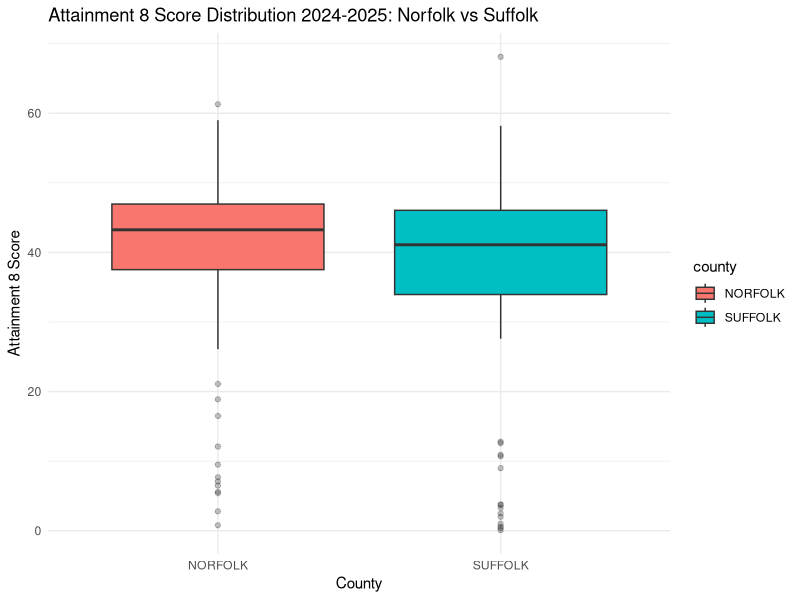
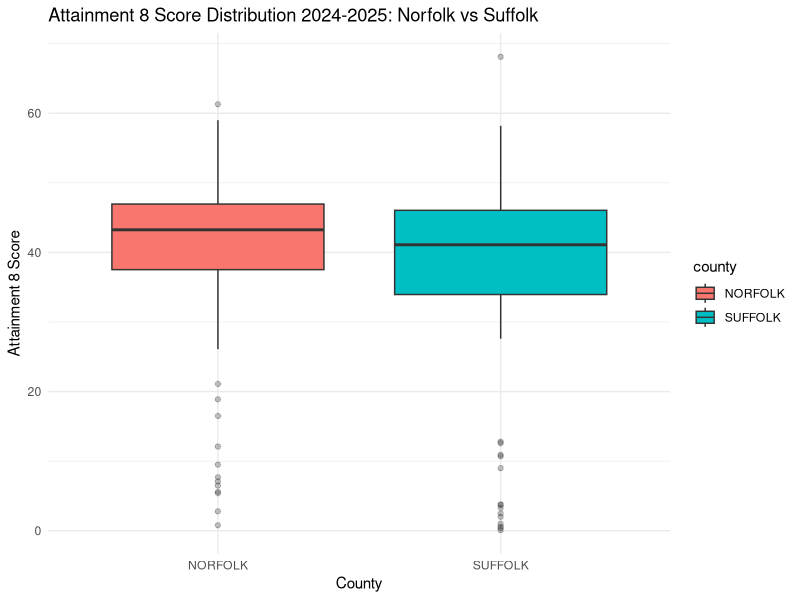

Write R code to recreate these figures, in order.
# Load libraries
library(readr)
library(dplyr)
library(ggplot2)

# Load the cleaned education data
education <- read_csv("Clean Data/education_clean.csv")

head(education)

# Check what years are available
unique(education$year)

# Filter to one chosen year (let's use 2024-2025)
education_filtered <- education %>%
  filter(year == "2024-2025")

nrow(education_filtered)

# Calculate distribution stats (useful for your report)
distribution_stats <- education_filtered %>%
  group_by(county) %>%
  summarise(
    mean_att8 = mean(att8_score, na.rm = TRUE),
    median_att8 = median(att8_score, na.rm = TRUE),
    sd_att8 = sd(att8_score, na.rm = TRUE)
  )

print(distribution_stats)

# Create the box plot
box_plot <- ggplot(education_filtered, aes(x = county, y = att8_score, fill = county)) +
  geom_boxplot(outlier.alpha = 0.3) +
  labs(
    title = "Attainment 8 Score Distribution 2024-2025: Norfolk vs Suffolk",
    x = "County",
    y = "Attainment 8 Score"
  ) +
  theme_minimal()

print(box_plot)

# Save the chart
ggsave("Charts (Visualizations)/education_boxplot_2024_2025.png", box_plot, width = 8, height = 6, dpi = 300)

# Save the distribution stats too
write_csv(distribution_stats, "Clean Data/education_distribution_stats_2024_2025.csv")
